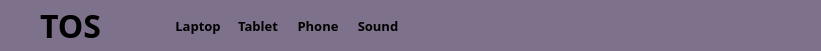
     <widget class="QWidget" name="widget_8" native="true">
      <property name="geometry">
       <rect>
        <x>-20</x>
        <y>0</y>
        <width>821</width>
        <height>51</height>
       </rect>
      </property>
      <property name="styleSheet">
       <string notr="true">background-color: #7e718b</string>
      </property>
      <widget class="QPushButton" name="btnmenu_7">
       <property name="geometry">
        <rect>
         <x>-10</x>
         <y>0</y>
         <width>161</width>
         <height>51</height>
        </rect>
       </property>
       <property name="font">
        <font>
         <family>Bahnschrift SemiBold</family>
         <pointsize>24</pointsize>
         <weight>75</weight>
         <bold>true</bold>
        </font>
       </property>
       <property name="styleSheet">
        <string notr="true">color : black;
border-radius: 15px
</string>
       </property>
       <property name="text">
        <string>TOS</string>
       </property>
      </widget>
      <widget class="QPushButton" name="btnlaptopmini_6">
       <property name="geometry">
        <rect>
         <x>170</x>
         <y>0</y>
         <width>56</width>
         <height>51</height>
        </rect>
       </property>
       <property name="font">
        <font>
         <family>Bahnschrift SemiBold</family>
         <pointsize>10</pointsize>
         <weight>75</weight>
         <bold>true</bold>
        </font>
       </property>
       <property name="styleSheet">
        <string notr="true">color : black;
border-radius: 15px
</string>
       </property>
       <property name="text">
        <string>Laptop</string>
       </property>
      </widget>
      <widget class="QPushButton" name="btntabletmini_6">
       <property name="geometry">
        <rect>
         <x>230</x>
         <y>0</y>
         <width>56</width>
         <height>51</height>
        </rect>
       </property>
       <property name="font">
        <font>
         <family>Bahnschrift SemiBold</family>
         <pointsize>10</pointsize>
         <weight>75</weight>
         <bold>true</bold>
        </font>
       </property>
       <property name="styleSheet">
        <string notr="true">color : black;
border-radius: 15px
</string>
       </property>
       <property name="text">
        <string>Tablet</string>
       </property>
      </widget>
      <widget class="QPushButton" name="btnphonemini_8">
       <property name="geometry">
        <rect>
         <x>290</x>
         <y>0</y>
         <width>56</width>
         <height>51</height>
        </rect>
       </property>
       <property name="font">
        <font>
         <family>Bahnschrift SemiBold</family>
         <pointsize>10</pointsize>
         <weight>75</weight>
         <bold>true</bold>
        </font>
       </property>
       <property name="styleSheet">
        <string notr="true">color : black;
border-radius: 15px
</string>
       </property>
       <property name="text">
        <string>Phone</string>
       </property>
      </widget>
      <widget class="QPushButton" name="btnspeakermini">
       <property name="geometry">
        <rect>
         <x>350</x>
         <y>0</y>
         <width>56</width>
         <height>51</height>
        </rect>
       </property>
       <property name="font">
        <font>
         <family>Bahnschrift SemiBold</family>
         <pointsize>10</pointsize>
         <weight>75</weight>
         <bold>true</bold>
        </font>
       </property>
       <property name="styleSheet">
        <string notr="true">color : black;
border-radius: 15px
</string>
       </property>
       <property name="text">
        <string>Sound</string>
       </property>
      </widget>
      <widget class="QPushButton" name="btnspeakermini_7">
       <property name="geometry">
        <rect>
         <x>480</x>
         <y>40</y>
         <width>56</width>
         <height>51</height>
        </rect>
       </property>
       <property name="font">
        <font>
         <family>Bahnschrift SemiBold</family>
         <pointsize>10</pointsize>
         <weight>75</weight>
         <bold>true</bold>
        </font>
       </property>
       <property name="styleSheet">
        <string notr="true">color : black;
border-radius: 15px
</string>
       </property>
       <property name="text">
        <string>Sound</string>
       </property>
      </widget>
      <widget class="QPushButton" name="profile">
       <property name="geometry">
        <rect>
         <x>750</x>
         <y>0</y>
         <width>56</width>
         <height>51</height>
        </rect>
       </property>
       <property name="font">
        <font>
         <family>Bahnschrift SemiBold</family>
         <pointsize>10</pointsize>
         <weight>75</weight>
         <bold>true</bold>
        </font>
       </property>
       <property name="styleSheet">
        <string notr="true">color : black;
border-radius: 15px
</string>
       </property>
       <property name="text">
        <string/>
       </property>
       <property name="icon">
        <iconset>
         <normaloff>../../../../Pictures/8666612_Smile_Icon.png</normaloff>../../../../Pictures/8666612_Smile_Icon.png</iconset>
       </property>
       <property name="iconSize">
        <size>
         <width>35</width>
         <height>35</height>
        </size>
       </property>
      </widget>
     </widget>
